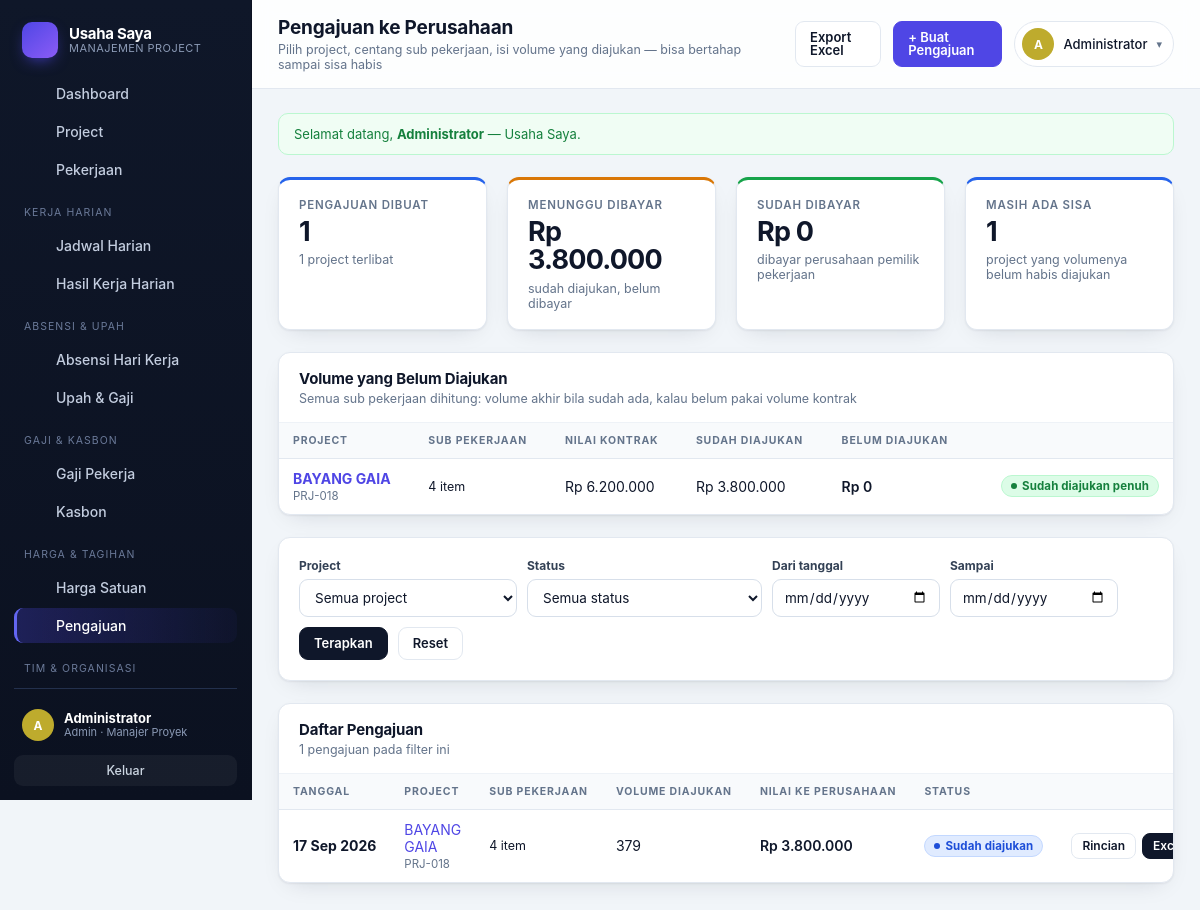
Page /pengajuan.php (signed in) on the committed database.
### tables this page shows
CREATE TABLE perusahaan (
    id                INTEGER PRIMARY KEY AUTOINCREMENT,
    nama              TEXT NOT NULL,
    slug              TEXT NOT NULL DEFAULT '',
    logo              TEXT NOT NULL DEFAULT '',
    kontak_nama       TEXT NOT NULL DEFAULT '',
    kontak_telepon    TEXT NOT NULL DEFAULT '',
    masa_aktif_sampai TEXT NOT NULL DEFAULT '',
    maks_user         INTEGER NOT NULL DEFAULT 0,
    aktif             INTEGER NOT NULL DEFAULT 1,
    catatan           TEXT NOT NULL DEFAULT '',
    created_at        TEXT NOT NULL DEFAULT (datetime('now','localtime'))
, tutup_buku_tgl INTEGER NOT NULL DEFAULT 25);

CREATE TABLE users (
    id            INTEGER PRIMARY KEY AUTOINCREMENT,
    username      TEXT NOT NULL UNIQUE,
    password_hash TEXT NOT NULL,
    nama          TEXT NOT NULL,
    role          TEXT NOT NULL DEFAULT 'pekerja',
    jabatan       TEXT NOT NULL DEFAULT '',
    telepon       TEXT NOT NULL DEFAULT '',
    aktif         INTEGER NOT NULL DEFAULT 1,
    created_at    TEXT NOT NULL DEFAULT (datetime('now','localtime'))
, upah_harian REAL NOT NULL DEFAULT 0, skema TEXT NOT NULL DEFAULT 'harian', perusahaan_id INTEGER NOT NULL DEFAULT 0, is_owner INTEGER NOT NULL DEFAULT 0);

CREATE TABLE pengajuan (
    id               INTEGER PRIMARY KEY AUTOINCREMENT,
    nomor            TEXT NOT NULL DEFAULT '',
    project_id       INTEGER NOT NULL REFERENCES projects(id) ON DELETE CASCADE,
    tanggal          TEXT NOT NULL,
    status           TEXT NOT NULL DEFAULT 'diajukan',
    tanggal_bayar    TEXT NOT NULL DEFAULT '',
    catatan          TEXT NOT NULL DEFAULT '',
    created_by       INTEGER,
    created_at       TEXT NOT NULL DEFAULT (datetime('now','localtime')),
    perusahaan_id    INTEGER NOT NULL DEFAULT 0
);

### pengajuan.php (the view, shortened to what the rows shown need)
<?php
require_once __DIR__ . '/inc/auth.php';
require_once __DIR__ . '/inc/queries.php';
require_once __DIR__ . '/inc/layout.php';
$u = require_role(['admin', 'pelaksana']);
$f = [
    'project_id' => (int) ($_GET['project_id'] ?? 0),
    'status'     => (string) ($_GET['status'] ?? ''),
    'dari'       => valid_tanggal((string) ($_GET['dari'] ?? '')),
    'sampai'     => valid_tanggal((string) ($_GET['sampai'] ?? '')),
];
if (!in_array($f['status'], ['diajukan', 'dibayar'], true)) {
    $f['status'] = '';
}
$daftar = fetch_pengajuan($f);
foreach ($daftar as $d) {
    $pid = (int) $d['project_id'];
}
$proyekKelola = array_values(array_filter(selectable_projects(), fn($p) => can_manage_project($p)));
$sisaRekap = [];
foreach ($proyekKelola as $p) {
    $r = ringkasan_tagihan_project((int) $p['id']);
    if ($r['nilai_sisa'] > 0 || $r['nilai_diajukan'] > 0) {
        $sisaRekap[(int) $p['id']] = $r + ['nama' => $p['nama'], 'kode' => $p['kode']];
    }
}
$actions = '<a class="btn" href="pengajuan_export.php">Export Excel</a>';
if ($proyekKelola) {
    $actions .= '<a class="btn btn-primary" href="pengajuan_form.php">+ Buat Pengajuan</a>';
}
render_header(
    'Pengajuan ke Perusahaan',
    'Pilih project, centang sub pekerjaan, isi volume yang diajukan — bisa bertahap sampai sisa habis',
    $actions
);
?>
<?php if ($sisaRekap): ?>
  <div class="card flush">
    <div class="card-head">
      <div><h2>Volume yang Belum Diajukan</h2><p>Semua sub pekerjaan dihitung: volume akhir bila sudah ada, kalau belum pakai volume kontrak</p></div>
    </div>
    <div class="table-wrap">
      <table class="tbl">
        <thead>
          <tr><th>Project</th><th>Sub pekerjaan</th><th>Nilai kontrak</th><th>Sudah diajukan</th><th>Belum diajukan</th><th></th></tr>
        </thead>
        <tbody>
        <?php foreach ($sisaRekap as $pid => $r): ?>
          <tr>
            <td>
              <div class="cell-stack">
                <a href="project_detail.php?id=<?= (int) $pid ?>"><strong><?= e($r['nama']) ?></strong></a>
                <small><?= e($r['kode']) ?></small>
              </div>
            </td>
            <td class="small"><?= (int) $r['item'] ?> item</td>
            <td class="nowrap"><?= e(rupiah($r['nilai_kontrak'])) ?></td>
            <td class="nowrap"><?= e(rupiah($r['nilai_diajukan'])) ?></td>
            <td class="strong nowrap <?= $r['nilai_sisa'] > 0 ? 'deadline-soon' : '' ?>"><?= e(rupiah($r['nilai_sisa'])) ?></td>
            <td class="right nowrap">
              <?php if ($r['nilai_sisa'] > 0 && can_manage_project(get_project((int) $pid))): ?>
                <a class="btn btn-sm btn-primary" href="pengajuan_form.php?project_id=<?= (int) $pid ?>">Ajukan Sisa</a>
              <?php else: ?>
                <span class="pill pill-selesai">Sudah diajukan penuh</span>
              <?php endif; ?>
            </td>
          </tr>
        <?php endforeach; ?>
        </tbody>
      </table>
    </div>
  </div>
<?php endif; ?>
<div class="card flush">
  <div class="card-head">
    <div><h2>Daftar Pengajuan</h2><p><?= count($daftar) ?> pengajuan pada filter ini</p></div>
  </div>
  <?php if (!$daftar): ?>
    <div class="empty">
      <strong>Belum ada pengajuan</strong>
      <span class="small">
        Klik <strong>+ Buat Pengajuan</strong>: pilih project → centang sub pekerjaan → isi volume yang
        mau diajukan. Volume yang belum sesuai kontrak bisa diajukan lagi nanti.
      </span>
    </div>
  <?php else: ?>
    <div class="table-wrap">
      <table class="tbl">
        <thead>
          <tr>
            <th>Tanggal</th><th>Project</th><th>Sub pekerjaan</th><th>Volume diajukan</th>
            <th>Nilai ke perusahaan</th><th>Status</th><th></th>
          </tr>
        </thead>
        <tbody>
        <?php foreach ($daftar as $d): ?>
          <tr>
            <td class="nowrap"><strong><?= e(tgl($d['tanggal'])) ?></strong></td>
            <td>
              <div class="cell-stack">
                <a href="project_detail.php?id=<?= (int) $d['project_id'] ?>"><?= e($d['project_nama']) ?></a>
                <small><?= e($d['project_kode']) ?></small>
              </div>
            </td>
            <td class="small"><?= (int) $d['jml_item'] ?> item</td>
            <td class="nowrap"><?= e(num($d['volume'])) ?></td>
            <td class="strong nowrap"><?= e(rupiah($d['nilai'])) ?></td>
            <td>
              <?php if ($d['status'] === 'dibayar'): ?>
                <span class="pill pill-selesai">Sudah dibayar</span>
                <?php if ($d['tanggal_bayar'] !== ''): ?><div class="small muted"><?= e(tgl($d['tanggal_bayar'])) ?></div><?php endif; ?>
              <?php else: ?>
                <span class="pill pill-proses">Sudah diajukan</span>
              <?php endif; ?>
            </td>
            <td class="right nowrap">
              <div class="row-actions">
                <a class="btn btn-sm" href="pengajuan_detail.php?id=<?= (int) $d['id'] ?>">Rincian</a>
                <a class="btn btn-sm btn-dark" href="pengajuan_export.php?project_id=<?= (int) $d['project_id'] ?>">Excel</a>
              </div>
            </td>
          </tr>
        <?php endforeach; ?>
        </tbody>
      </table>
    </div>
  <?php endif; ?>
</div>
<?php render_footer(); ?>

### inc/layout.php (shortened to what the rows shown need)
<?php
function render_header(string $title, string $subtitle = '', string $actions = ''): void
{
    $u = current_user();
    $merek = brand();
    ?>
<!DOCTYPE html>
<html lang="id">
<head>
<link rel="stylesheet" href="assets/style.css">
</head>
<body>
<div class="shell">
  <aside class="sidebar" id="sidebar">
    <div class="brand">
      <span class="brand-text">
        <strong><?= e($merek['nama']) ?></strong>
        <small>Manajemen Project</small>
      </span>
    </div>
    <div class="side-foot">
      <div class="side-user">
        <?= badge_avatar($u['nama']) ?>
        <div class="side-user-info">
          <strong><?= e($u['nama']) ?></strong>
          <small><?= e(role_label($u['role'])) ?><?= $u['jabatan'] ? ' · ' . e($u['jabatan']) : '' ?></small>
        </div>
      </div>
    </div>
  </aside>
  <main class="main">
    <header class="topbar">
      <div class="topbar-title">
        <h1><?= e($title) ?></h1>
      </div>
      <div class="topbar-actions">
        <details class="user-menu">
          <summary>
            <?= badge_avatar($u['nama']) ?>
            <span class="user-menu-name"><?= e($u['nama']) ?></span>
            <span class="caret">▾</span>
          </summary>
        </details>
      </div>
    </header>
    <div class="content">
<?php
}
function render_footer(): void
{
    ?>
    </div>
  </main>
</div>
</body>
</html>
<?php
}

### inc/util.php (shortened to what the rows shown need)
<?php
function e(?string $v): string
{
    return htmlspecialchars((string) $v, ENT_QUOTES, 'UTF-8');
}
function initials(string $nama): string
{
    $parts = preg_split('/\s+/', trim($nama)) ?: [];
    $out = '';
    foreach (array_slice($parts, 0, 2) as $p) {
        if (function_exists('mb_substr')) {
            $out .= mb_strtoupper(mb_substr($p, 0, 1), 'UTF-8');
        } else {
            preg_match('/./u', $p, $m);
            $out .= strtoupper($m[0] ?? '');
        }
    }
    return $out !== '' ? $out : '?';
}
function avatar_hue(string $s): int
{
    return (int) (crc32($s) % 360);
}
function badge_avatar(string $nama, string $size = ''): string
{
    return '<span class="avatar ' . $size . '" style="--h:' . avatar_hue($nama) . '">' . e(initials($nama)) . '</span>';
}
function valid_tanggal(string $d): string
{
    return preg_match('/^\d{4}-\d{2}-\d{2}$/', $d) === 1 ? $d : '';
}

### rows in the picture
perusahaan: nama "Usaha Saya"
users: nama "A A", nama "Administrator", role "Admin", jabatan "Manajer Proyek"
pengajuan: nama "BAYANG GAIA", kode "PRJ-018", item "4", nilai_kontrak "Rp 6.200.000", nilai_diajukan "Rp 3.800.000", nilai_sisa "Rp 0", tanggal "17 Sep 2026", project_nama "BAYANG GAIA", project_kode "PRJ-018", jml_item "4", volume "379", nilai "Rp 3.800.000", status "Sudah diajukan"

### other values in the picture
$item['label'] "Dashboard"
$item['label'] "Project"
$item['label'] "Pekerjaan"
$item['sep'] "KERJA HARIAN"
$item['label'] "Jadwal Harian"
$item['label'] "Hasil Kerja Harian"
$item['sep'] "ABSENSI & UPAH"
$item['label'] "Absensi Hari Kerja"
$item['label'] "Upah & Gaji"
$item['sep'] "GAJI & KASBON"
$item['label'] "Gaji Pekerja"
$item['label'] "Kasbon"
$item['sep'] "HARGA & TAGIHAN"
$item['label'] "Harga Satuan"
$item['label'] "Pengajuan"
